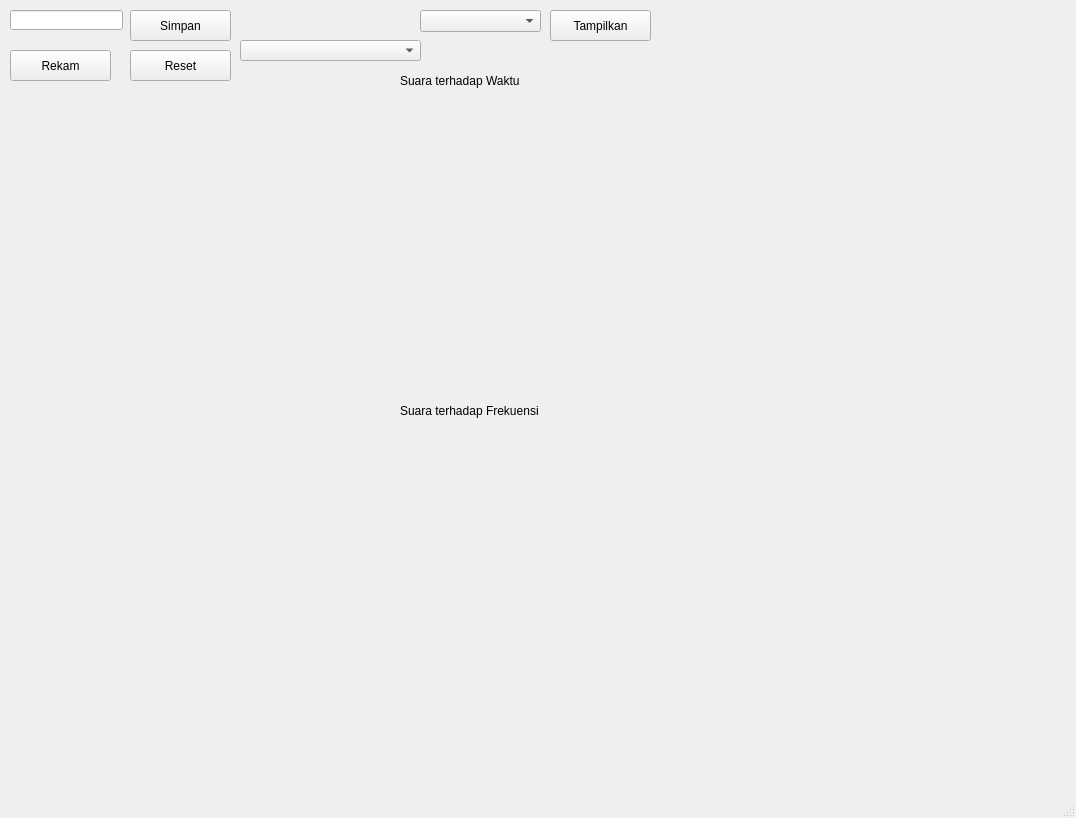
<?xml version="1.0" encoding="UTF-8"?>
<ui version="4.0">
 <class>MainWindow</class>
 <widget class="QMainWindow" name="MainWindow">
  <property name="geometry">
   <rect>
    <x>0</x>
    <y>0</y>
    <width>1076</width>
    <height>818</height>
   </rect>
  </property>
  <property name="windowTitle">
   <string>MainWindow</string>
  </property>
  <widget class="QWidget" name="centralwidget">
   <widget class="QPushButton" name="pushButton">
    <property name="geometry">
     <rect>
      <x>10</x>
      <y>50</y>
      <width>101</width>
      <height>31</height>
     </rect>
    </property>
    <property name="text">
     <string>Rekam</string>
    </property>
   </widget>
   <widget class="QPushButton" name="pushButton_2">
    <property name="geometry">
     <rect>
      <x>130</x>
      <y>10</y>
      <width>101</width>
      <height>31</height>
     </rect>
    </property>
    <property name="text">
     <string>Simpan</string>
    </property>
   </widget>
   <widget class="QLineEdit" name="lineEdit">
    <property name="geometry">
     <rect>
      <x>10</x>
      <y>10</y>
      <width>113</width>
      <height>20</height>
     </rect>
    </property>
   </widget>
   <widget class="QPushButton" name="pushButton_3">
    <property name="geometry">
     <rect>
      <x>130</x>
      <y>50</y>
      <width>101</width>
      <height>31</height>
     </rect>
    </property>
    <property name="text">
     <string>Reset</string>
    </property>
   </widget>
   <widget class="QComboBox" name="comboBox">
    <property name="geometry">
     <rect>
      <x>420</x>
      <y>10</y>
      <width>121</width>
      <height>22</height>
     </rect>
    </property>
   </widget>
   <widget class="QPushButton" name="pushButton_4">
    <property name="geometry">
     <rect>
      <x>550</x>
      <y>10</y>
      <width>101</width>
      <height>31</height>
     </rect>
    </property>
    <property name="text">
     <string>Tampilkan</string>
    </property>
   </widget>
   <widget class="QWidget" name="widget" native="true">
    <property name="geometry">
     <rect>
      <x>9</x>
      <y>89</y>
      <width>1061</width>
      <height>301</height>
     </rect>
    </property>
   </widget>
   <widget class="QWidget" name="widget_2" native="true">
    <property name="geometry">
     <rect>
      <x>10</x>
      <y>420</y>
      <width>1061</width>
      <height>351</height>
     </rect>
    </property>
   </widget>
   <widget class="QLabel" name="label">
    <property name="geometry">
     <rect>
      <x>400</x>
      <y>70</y>
      <width>201</width>
      <height>21</height>
     </rect>
    </property>
    <property name="text">
     <string>Suara terhadap Waktu</string>
    </property>
   </widget>
   <widget class="QLabel" name="label_2">
    <property name="geometry">
     <rect>
      <x>400</x>
      <y>400</y>
      <width>231</width>
      <height>21</height>
     </rect>
    </property>
    <property name="text">
     <string>Suara terhadap Frekuensi</string>
    </property>
   </widget>
   <widget class="QComboBox" name="comboBox_2">
    <property name="geometry">
     <rect>
      <x>240</x>
      <y>40</y>
      <width>181</width>
      <height>21</height>
     </rect>
    </property>
   </widget>
  </widget>
  <widget class="QMenuBar" name="menubar">
   <property name="geometry">
    <rect>
     <x>0</x>
     <y>0</y>
     <width>1076</width>
     <height>22</height>
    </rect>
   </property>
  </widget>
  <widget class="QStatusBar" name="statusbar"/>
 </widget>
 <resources/>
 <connections/>
</ui>
